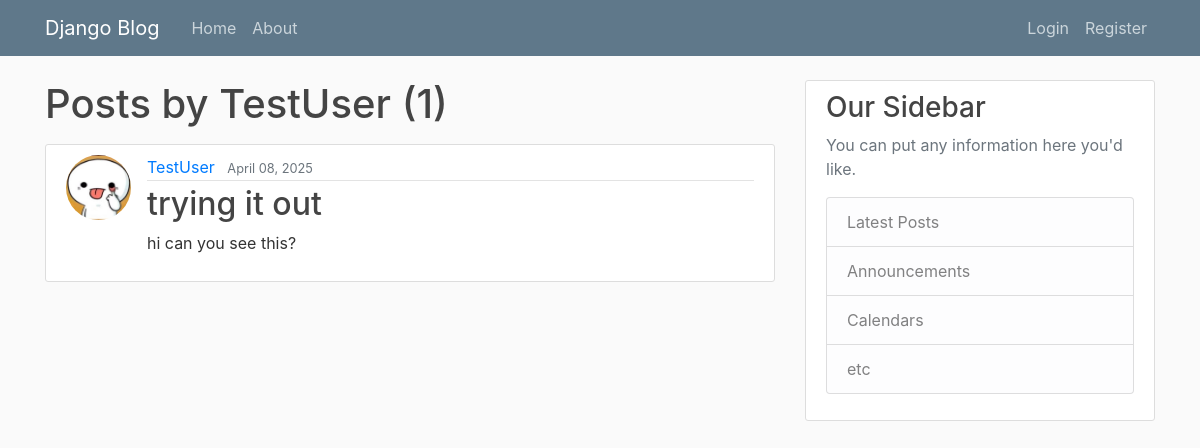
Page /user/TestUser on the committed database.
### blog/models.py (models this page shows, shortened)
class Post(models.Model):
    title = models.CharField(max_length=100)
    content = models.TextField()
    date_posted = models.DateTimeField(default=timezone.now)
    author = models.ForeignKey(User, on_delete=models.CASCADE)

### users/models.py (models this page shows, shortened)
class Profile(models.Model):
    user = models.OneToOneField(User, on_delete=models.CASCADE)
    image = models.ImageField(default='default.jpg', upload_to='profile_pics')

### blog/views.py (the view)
# urls.py: path('user/<str:username>', UserPostListView.as_view(), name='user-posts'),
class UserPostListView(ListView):
    model = Post
    template_name = 'blog/user_posts.html' #<app>/<model>_<viewtype>.html
    context_object_name = 'posts'
    paginate_by = 5
    def get_queryset(self):
        user = get_object_or_404(User, username=self.kwargs.get('username'))
        return Post.objects.filter(author=user).order_by('-date_posted')

### blog/templates/blog/user_posts.html (shortened to what this page needs)
{% extends "blog/base.html" %}
{% block content %}
    <h1 class="mb-3">Posts by {{ view.kwargs.username}} ({{ page_obj.paginator.count }})</h1>
    {% for post in posts%}
    <article class="media content-section">
        <img class="rounded-circle article-img" src="{{ post.author.profile.image.url }}">
        <div class="media-body">
          <div class="article-metadata">
            <a class="mr-2" href="{%url 'user-posts' post.author.username %}">{{ post.author }}</a>
            <small class="text-muted">{{ post.date_posted|date:"F d, Y" }}</small>
          </div>
          <h2><a class="article-title" href="{% url 'post-detail' post.id %}">{{ post.title }}</a></h2>
          <p class="article-content">{{ post.content }}</p>
        </div>
    </article>
    {% endfor %}
{% endblock content %}

### blog/static/blog/main.css (style rules this page uses)
body { background: #fafafa; color: #333333; margin-top: 5rem; }
h1, h2, h3, h4, h5, h6 { color: #444444; }
.content-section { background: #ffffff; padding: 10px 20px; border: 1px solid #dddddd; border-radius: 3px; margin-bottom: 20px; }
.article-title { color: #444444; }
.article-content { white-space: pre-line; }
.article-img { height: 65px; width: 65px; margin-right: 16px; }
.article-metadata { padding-bottom: 1px; margin-bottom: 4px; border-bottom: 1px solid #e3e3e3 }

### rows in the picture
Post: author.profile.image (placeholder picture), author "TestUser", date_posted "April 08, 2025", title "trying it out", content "hi can you see this?"

### other values in the picture
{{ view.kwargs.username }} "TestUser"
{{ page_obj.paginator.count }} "1"
